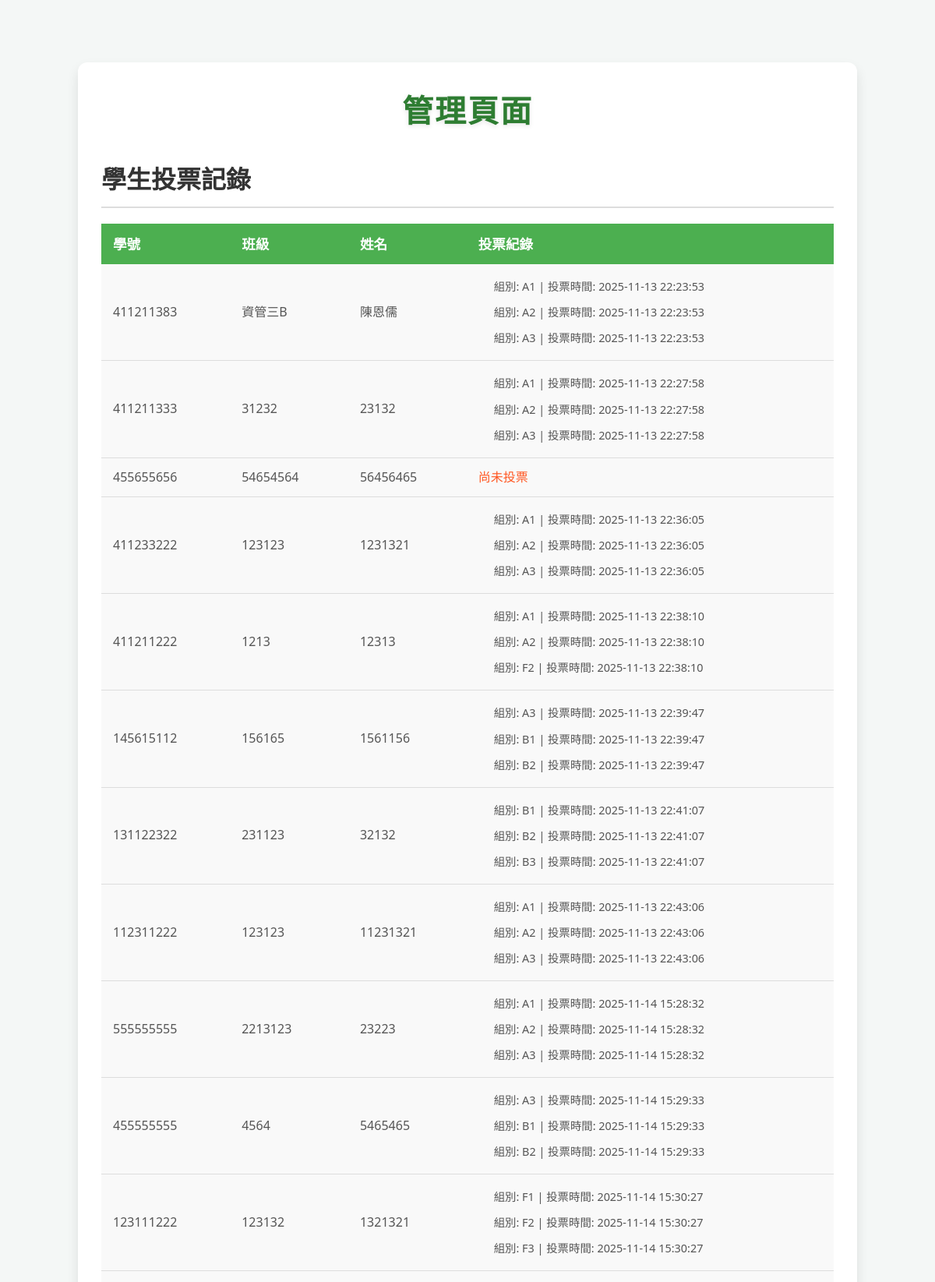
Page /admin (signed in, upper part) on the committed database.
### tables this page shows
CREATE TABLE students (
                    student_id TEXT PRIMARY KEY,
                    student_name TEXT NOT NULL,
                    student_class TEXT,
                    has_voted INTEGER DEFAULT 0
                );

CREATE TABLE votes (
                    student_id TEXT,
                    group_id TEXT,
                    vote_time TEXT,
                    PRIMARY KEY (student_id, group_id)
                );

### index.py (the view)
    def wrapper(*args, **kwargs):
        if not session.get("is_admin"):
            return redirect(url_for("admin_login"))
        return route_func(*args, **kwargs)

### index.py (called while the page is built)
def load_groups():
    try:
        if os.path.exists(GROUPS_FILE):
            with open(GROUPS_FILE, "r", encoding="utf-8") as f:
                groups = json.load(f)
                logging.info(f"Loaded {len(groups)} groups from groups.json")
                return groups
        logging.warning("Groups file not found.")
        return []
    except json.JSONDecodeError as e:
        logging.error(f"Error decoding groups.json: {e}")
        return []
    except Exception as e:
        logging.error(f"Error loading groups.json: {e}")
        return []

def admin_required(route_func):
    def wrapper(*args, **kwargs):
        if not session.get("is_admin"):
            return redirect(url_for("admin_login"))
        return route_func(*args, **kwargs)
    wrapper.__name__ = route_func.__name__
    return wrapper

### templates/admin.html (shortened to what this page needs)
<!DOCTYPE html>
<html lang="zh-TW">
<head>
    <link rel="stylesheet" href="{{ url_for('static', filename='admin.css') }}">
</head>
<body>
    <div class="container">
        <h1>管理頁面</h1>
        <h2>學生投票記錄</h2>
        <table>
            <thead>
                <tr>
                    <th>學號</th>
                    <th>班級</th>
                    <th>姓名</th>
                    <th>投票紀錄</th>
                </tr>
            </thead>
            <tbody>
                {% if students %}
                    {% for student_id, student in students.items() %}
                        <tr>
                            <td>{{ student_id }}</td>
                            <td>{{ student.class }}</td>
                            <td>{{ student.name }}</td>
                            <td>
                                {% if student.votes %}
                                    <ul>
                                        {% for vote in student.votes %}
                                            <li>組別: {{ vote.group_id }} | 投票時間: {{ vote.vote_time }}</li>
                                        {% endfor %}
                                    </ul>
                                {% else %}
                                    <span>尚未投票</span>
                                {% endif %}
                            </td>
                        </tr>
                    {% endfor %}
                {% else %}
                    <tr>
                        <td colspan="4" style="text-align: center;">目前沒有學生投票資料</td>
                    </tr>
                {% endif %}
            </tbody>
        </table>
    </div>
</body>
</html>

### static/admin.css (style rules this page uses)
* { margin: 0; padding: 0; box-sizing: border-box; font-family: 'Segoe UI', Tahoma, Geneva, Verdana, sans-serif; }
body { background-color: #f4f7f6; color: #333; font-size: 16px; line-height: 1.6; display: flex; justify-content: center; align-items: flex-start; min-height: 100vh; padding: 40px 20px; }
.container { background-color: #fff; padding: 30px; max-width: 1000px; width: 100%; border-radius: 12px; box-shadow: 0 8px 15px rgba(0, 0, 0, 0.1); margin-top: 40px; }
h1 { font-size: 2.5rem; color: #2E7D32; text-align: center; margin-bottom: 20px; letter-spacing: 2px; text-transform: uppercase; font-weight: 700; text-shadow: 0 2px 6px rgba(0, 0, 0, 0.1); }
h2 { font-size: 2rem; color: #333; margin-bottom: 20px; font-weight: 600; border-bottom: 2px solid #ddd; padding-bottom: 10px; margin-top: 30px; }
table { width: 100%; border-collapse: collapse; margin-top: 20px; }
th, td { padding: 12px 15px; text-align: left; }
th { background-color: #4CAF50; color: white; font-size: 1.1rem; }
td { background-color: #f9f9f9; font-size: 1rem; color: #555; border-bottom: 1px solid #ddd; }
td span { color: #ff5722; }
ul { list-style-type: none; padding-left: 20px; }
ul li { font-size: 0.9rem; color: #555; padding: 5px 0; }

### rows in the picture
students: student_id "411211383", class "資管三B", name "陳恩儒"
votes: group_id "A1", vote_time "2025-11-13 22:23:53"
votes: group_id "A2", vote_time "2025-11-13 22:23:53"
votes: group_id "A3", vote_time "2025-11-13 22:23:53"
students: student_id "411211333", class "31232", name "23132"
votes: group_id "A1", vote_time "2025-11-13 22:27:58"
votes: group_id "A2", vote_time "2025-11-13 22:27:58"
votes: group_id "A3", vote_time "2025-11-13 22:27:58"
students: student_id "455655656", class "54654564", name "56456465", shows "尚未投票"
students: student_id "411233222", class "123123", name "1231321"
votes: group_id "A1", vote_time "2025-11-13 22:36:05"
votes: group_id "A2", vote_time "2025-11-13 22:36:05"
votes: group_id "A3", vote_time "2025-11-13 22:36:05"
students: student_id "411211222", class "1213", name "12313"
votes: group_id "A1", vote_time "2025-11-13 22:38:10"
votes: group_id "A2", vote_time "2025-11-13 22:38:10"
votes: group_id "F2", vote_time "2025-11-13 22:38:10"
students: student_id "145615112", class "156165", name "1561156"
votes: group_id "A3", vote_time "2025-11-13 22:39:47"
votes: group_id "B1", vote_time "2025-11-13 22:39:47"
votes: group_id "B2", vote_time "2025-11-13 22:39:47"
students: student_id "131122322", class "231123", name "32132"
votes: group_id "B1", vote_time "2025-11-13 22:41:07"
votes: group_id "B2", vote_time "2025-11-13 22:41:07"
votes: group_id "B3", vote_time "2025-11-13 22:41:07"
students: student_id "112311222", class "123123", name "11231321"
votes: group_id "A1", vote_time "2025-11-13 22:43:06"
votes: group_id "A2", vote_time "2025-11-13 22:43:06"
votes: group_id "A3", vote_time "2025-11-13 22:43:06"
students: student_id "555555555", class "2213123", name "23223"
votes: group_id "A1", vote_time "2025-11-14 15:28:32"
votes: group_id "A2", vote_time "2025-11-14 15:28:32"
votes: group_id "A3", vote_time "2025-11-14 15:28:32"
students: student_id "455555555", class "4564", name "5465465"
votes: group_id "A3", vote_time "2025-11-14 15:29:33"
votes: group_id "B1", vote_time "2025-11-14 15:29:33"
votes: group_id "B2", vote_time "2025-11-14 15:29:33"
students: student_id "123111222", class "123132", name "1321321"
votes: group_id "F1", vote_time "2025-11-14 15:30:27"
votes: group_id "F2", vote_time "2025-11-14 15:30:27"
votes: group_id "F3", vote_time "2025-11-14 15:30:27"
